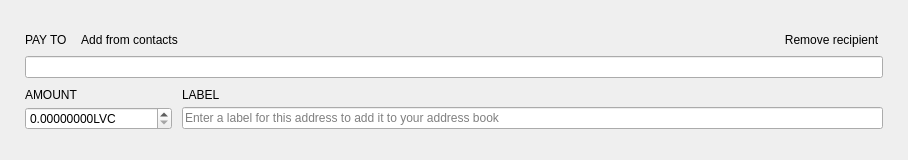
<?xml version="1.0" encoding="UTF-8"?>
<ui version="4.0">
 <class>TransferFrame</class>
 <widget class="QFrame" name="TransferFrame">
  <property name="geometry">
   <rect>
    <x>0</x>
    <y>0</y>
    <width>908</width>
    <height>160</height>
   </rect>
  </property>
  <property name="sizePolicy">
   <sizepolicy hsizetype="Preferred" vsizetype="Preferred">
    <horstretch>0</horstretch>
    <verstretch>150</verstretch>
   </sizepolicy>
  </property>
  <property name="minimumSize">
   <size>
    <width>0</width>
    <height>160</height>
   </size>
  </property>
  <property name="maximumSize">
   <size>
    <width>16777215</width>
    <height>160</height>
   </size>
  </property>
  <property name="windowTitle">
   <string>Frame</string>
  </property>
  <property name="styleSheet">
   <string notr="true"/>
  </property>
  <property name="frameShape">
   <enum>QFrame::NoFrame</enum>
  </property>
  <property name="frameShadow">
   <enum>QFrame::Plain</enum>
  </property>
  <layout class="QVBoxLayout" name="verticalLayout">
   <property name="spacing">
    <number>10</number>
   </property>
   <property name="leftMargin">
    <number>25</number>
   </property>
   <property name="rightMargin">
    <number>25</number>
   </property>
   <item>
    <spacer name="verticalSpacer_2">
     <property name="orientation">
      <enum>Qt::Vertical</enum>
     </property>
     <property name="sizeHint" stdset="0">
      <size>
       <width>20</width>
       <height>40</height>
      </size>
     </property>
    </spacer>
   </item>
   <item>
    <layout class="QGridLayout" name="gridLayout">
     <property name="verticalSpacing">
      <number>5</number>
     </property>
     <item row="0" column="0">
      <widget class="WalletGui::WalletNormalGrayTextLabel" name="m_payToTextLabel">
       <property name="sizePolicy">
        <sizepolicy hsizetype="Minimum" vsizetype="Minimum">
         <horstretch>0</horstretch>
         <verstretch>0</verstretch>
        </sizepolicy>
       </property>
       <property name="text">
        <string>PAY TO</string>
       </property>
       <property name="alignment">
        <set>Qt::AlignLeading|Qt::AlignLeft|Qt::AlignVCenter</set>
       </property>
       <property name="margin">
        <number>0</number>
       </property>
       <property name="indent">
        <number>0</number>
       </property>
      </widget>
     </item>
     <item row="0" column="1">
      <widget class="WalletGui::WalletTinyLinkLikeButton" name="m_addressBookButton">
       <property name="sizePolicy">
        <sizepolicy hsizetype="Preferred" vsizetype="Minimum">
         <horstretch>0</horstretch>
         <verstretch>0</verstretch>
        </sizepolicy>
       </property>
       <property name="cursor">
        <cursorShape>PointingHandCursor</cursorShape>
       </property>
       <property name="focusPolicy">
        <enum>Qt::NoFocus</enum>
       </property>
       <property name="layoutDirection">
        <enum>Qt::LeftToRight</enum>
       </property>
       <property name="text">
        <string>Add from contacts</string>
       </property>
       <property name="flat">
        <bool>true</bool>
       </property>
      </widget>
     </item>
     <item row="0" column="2">
      <spacer name="horizontalSpacer">
       <property name="orientation">
        <enum>Qt::Horizontal</enum>
       </property>
       <property name="sizeHint" stdset="0">
        <size>
         <width>318</width>
         <height>10</height>
        </size>
       </property>
      </spacer>
     </item>
     <item row="0" column="3" alignment="Qt::AlignBottom">
      <widget class="WalletGui::WalletTinyLinkLikeButton" name="m_removeButton">
       <property name="sizePolicy">
        <sizepolicy hsizetype="Preferred" vsizetype="Minimum">
         <horstretch>0</horstretch>
         <verstretch>0</verstretch>
        </sizepolicy>
       </property>
       <property name="cursor">
        <cursorShape>PointingHandCursor</cursorShape>
       </property>
       <property name="focusPolicy">
        <enum>Qt::NoFocus</enum>
       </property>
       <property name="text">
        <string>Remove recipient</string>
       </property>
       <property name="flat">
        <bool>true</bool>
       </property>
      </widget>
     </item>
     <item row="1" column="0" colspan="4">
      <widget class="WalletGui::ClearableLineEdit" name="m_sendAddressEdit">
       <property name="styleSheet">
        <string notr="true">[errorState=&quot;true&quot;] {
  border-color: #ef3131;
}</string>
       </property>
      </widget>
     </item>
    </layout>
   </item>
   <item>
    <layout class="QGridLayout" name="gridLayout_2">
     <property name="verticalSpacing">
      <number>5</number>
     </property>
     <item row="0" column="0">
      <widget class="WalletGui::WalletNormalGrayTextLabel" name="m_amountTextLabel">
       <property name="text">
        <string>AMOUNT</string>
       </property>
       <property name="alignment">
        <set>Qt::AlignBottom|Qt::AlignLeading|Qt::AlignLeft</set>
       </property>
       <property name="indent">
        <number>0</number>
       </property>
      </widget>
     </item>
     <item row="0" column="1">
      <widget class="WalletGui::WalletNormalGrayTextLabel" name="m_labelTextLabel">
       <property name="text">
        <string>LABEL</string>
       </property>
       <property name="alignment">
        <set>Qt::AlignBottom|Qt::AlignLeading|Qt::AlignLeft</set>
       </property>
       <property name="indent">
        <number>0</number>
       </property>
      </widget>
     </item>
     <item row="1" column="0">
      <widget class="QDoubleSpinBox" name="m_sendAmountSpin">
       <property name="focusPolicy">
        <enum>Qt::ClickFocus</enum>
       </property>
       <property name="layoutDirection">
        <enum>Qt::LeftToRight</enum>
       </property>
       <property name="styleSheet">
        <string notr="true">[errorState=&quot;true&quot;] {
  border-color: #ef3131;
}</string>
       </property>
       <property name="buttonSymbols">
        <enum>QAbstractSpinBox::UpDownArrows</enum>
       </property>
       <property name="suffix">
        <string notr="true">LVC</string>
       </property>
       <property name="decimals">
        <number>8</number>
       </property>
       <property name="maximum">
        <double>1000000000000.000000000000000</double>
       </property>
      </widget>
     </item>
     <item row="1" column="1">
      <widget class="WalletGui::ClearableLineEdit" name="m_sendLabelEdit">
       <property name="styleSheet">
        <string notr="true">[errorState=&quot;true&quot;] {
  border-color: #ef3131;
}</string>
       </property>
       <property name="placeholderText">
        <string>Enter a label for this address to add it to your address book</string>
       </property>
      </widget>
     </item>
    </layout>
   </item>
   <item>
    <spacer name="verticalSpacer">
     <property name="orientation">
      <enum>Qt::Vertical</enum>
     </property>
     <property name="sizeHint" stdset="0">
      <size>
       <width>20</width>
       <height>40</height>
      </size>
     </property>
    </spacer>
   </item>
  </layout>
 </widget>
 <customwidgets>
  <customwidget>
   <class>WalletGui::WalletNormalGrayTextLabel</class>
   <extends>QLabel</extends>
   <header>Gui/Common/WalletTextLabel.h</header>
  </customwidget>
  <customwidget>
   <class>WalletGui::WalletTinyLinkLikeButton</class>
   <extends>QPushButton</extends>
   <header>Gui/Common/WalletLinkLikeButton.h</header>
  </customwidget>
  <customwidget>
   <class>WalletGui::ClearableLineEdit</class>
   <extends>QLineEdit</extends>
   <header>Gui/Common/ClearableLineEdit.h</header>
  </customwidget>
 </customwidgets>
 <tabstops>
  <tabstop>m_sendAddressEdit</tabstop>
  <tabstop>m_sendAmountSpin</tabstop>
  <tabstop>m_sendLabelEdit</tabstop>
  <tabstop>m_addressBookButton</tabstop>
  <tabstop>m_removeButton</tabstop>
 </tabstops>
 <resources/>
 <connections>
  <connection>
   <sender>m_removeButton</sender>
   <signal>clicked()</signal>
   <receiver>TransferFrame</receiver>
   <slot>deleteLater()</slot>
   <hints>
    <hint type="sourcelabel">
     <x>797</x>
     <y>41</y>
    </hint>
    <hint type="destinationlabel">
     <x>445</x>
     <y>79</y>
    </hint>
   </hints>
  </connection>
  <connection>
   <sender>m_addressBookButton</sender>
   <signal>clicked()</signal>
   <receiver>TransferFrame</receiver>
   <slot>addressBookClicked()</slot>
   <hints>
    <hint type="sourcelabel">
     <x>136</x>
     <y>41</y>
    </hint>
    <hint type="destinationlabel">
     <x>445</x>
     <y>79</y>
    </hint>
   </hints>
  </connection>
  <connection>
   <sender>m_sendAddressEdit</sender>
   <signal>textChanged(QString)</signal>
   <receiver>TransferFrame</receiver>
   <slot>labelOrAddressChanged(QString)</slot>
   <hints>
    <hint type="sourcelabel">
     <x>445</x>
     <y>56</y>
    </hint>
    <hint type="destinationlabel">
     <x>445</x>
     <y>79</y>
    </hint>
   </hints>
  </connection>
  <connection>
   <sender>m_sendLabelEdit</sender>
   <signal>textChanged(QString)</signal>
   <receiver>TransferFrame</receiver>
   <slot>labelOrAddressChanged(QString)</slot>
   <hints>
    <hint type="sourcelabel">
     <x>582</x>
     <y>128</y>
    </hint>
    <hint type="destinationlabel">
     <x>445</x>
     <y>79</y>
    </hint>
   </hints>
  </connection>
  <connection>
   <sender>m_sendAmountSpin</sender>
   <signal>valueChanged(QString)</signal>
   <receiver>TransferFrame</receiver>
   <slot>amountStringChanged(QString)</slot>
   <hints>
    <hint type="sourcelabel">
     <x>124</x>
     <y>124</y>
    </hint>
    <hint type="destinationlabel">
     <x>453</x>
     <y>79</y>
    </hint>
   </hints>
  </connection>
  <connection>
   <sender>m_sendAddressEdit</sender>
   <signal>textChanged(QString)</signal>
   <receiver>TransferFrame</receiver>
   <slot>addressChanged(QString)</slot>
   <hints>
    <hint type="sourcelabel">
     <x>453</x>
     <y>69</y>
    </hint>
    <hint type="destinationlabel">
     <x>453</x>
     <y>79</y>
    </hint>
   </hints>
  </connection>
 </connections>
 <slots>
  <slot>addressBookClicked()</slot>
  <slot>pasteClicked()</slot>
  <slot>labelOrAddressChanged(QString)</slot>
  <slot>addressChanged(QString)</slot>
  <slot>amountStringChanged(QString)</slot>
 </slots>
</ui>
